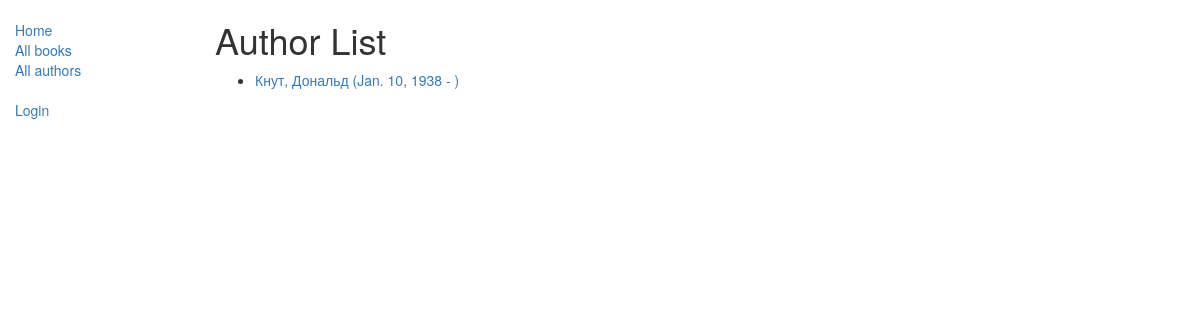
The app's page /catalog/authors/, older data.
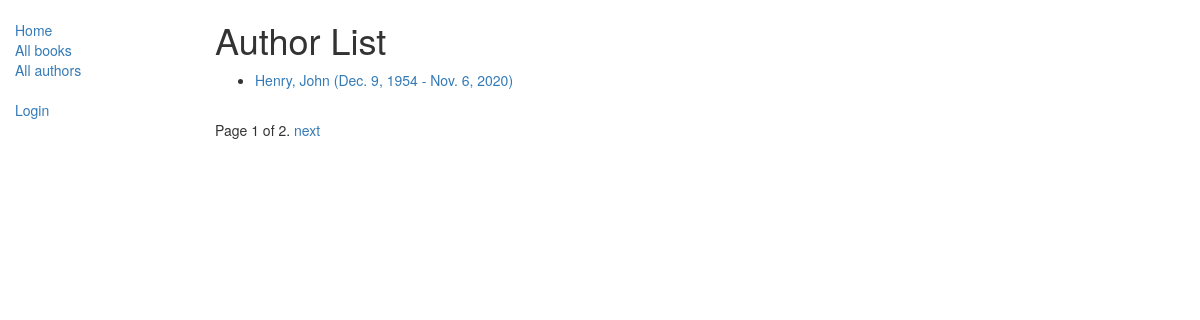
The same page, newer data.
### catalog/models.py (models this page shows)
class Author(models.Model):
    first_name = models.CharField(max_length=100)
    last_name = models.CharField(max_length=100)
    date_of_birth = models.DateField(null=True, blank=True)
    date_of_death = models.DateField('died', null=True, blank=True)
    class Meta:
        ordering = ['last_name', 'first_name']
    def get_absolute_url(self):
        return reverse('author-detail', args=[str(self.id)])
    def __str__(self):
        return '%s, %s' % (self.last_name, self.first_name)

### catalog/views.py (the view)
# urls.py: path('authors/', views.AuthorListView.as_view(), name='authors'),
class AuthorListView(generic.ListView):
    model = Author
    paginate_by = 1

### catalog/templates/catalog/author_list.html
{% extends "base_generic.html" %}
{% block content %}
<h1>Author List</h1>
{% if author_list %}
<ul>
    {% for author in author_list %}
    <li>
        <a href="{{ author.get_absolute_url }}">
            {{ author }} ({{author.date_of_birth}} - {% if author.date_of_death %}{{author.date_of_death}}{% endif %})
        </a>
    </li>
    {% endfor %}
</ul>
{% else %}
<p>There are no authors available.</p>
{% endif %}
{% endblock %}

### catalog/templates/base_generic.html (shortened to what this page needs)
<!DOCTYPE html>
<html lang="en">
<head>
    <link rel="stylesheet" href="https://maxcdn.bootstrapcdn.com/bootstrap/3.3.7/css/bootstrap.min.css">
    {% load static %}
    <link rel="stylesheet" href="{% static 'css/styles.css' %}">
</head>
<body>
<div class="container-fluid">
    <div class="row">
        <div class="col-sm-2">
            <ul class="sidebar-nav">
                <li><a href="{% url 'index' %}">Home</a></li>
                <li><a href="{% url 'books' %}">All books</a></li>
                <li><a href="{% url 'authors' %}">All authors</a></li>
            </ul>
            <ul class="sidebar-nav">
                {% if user.is_authenticated %}
                <li>User: {{ user.get_username }}</li>
                <li><a href="{% url 'my-borrowed' %}">My Borrowed</a></li>
                <li><a href="{% url 'logout'%}?next={{request.path}}">Logout</a></li>
                {% else %}
                <li><a href="{% url 'login'%}?next={{request.path}}">Login</a></li>
                {% endif %}
            </ul>
        </div>
        <div class="col-sm-10 ">
            {% block content %}{% endblock %}
            {% block pagination %}
            {% if is_paginated %}
            <div class="pagination">
            <span class="page-links">
                <span class="page-current">
                    Page {{ page_obj.number }} of {{ page_obj.paginator.num_pages }}.
                </span>
                {% if page_obj.has_next %}
                    <a href="{{ request.path }}?page={{ page_obj.next_page_number }}">next</a>
                {% endif %}
            </span>
            </div>
            {% endif %}
            {% endblock %}
        </div>
    </div>
</div>
</body>
</html>

### catalog/static/css/styles.css (style rules this page uses)
.sidebar-nav { margin-top: 20px; padding: 0; list-style: none; }

Row changes from the older to the newer data that the page shows:
no longer on this page (row unchanged): Author: last_name+first_name "Кнут, Дональд", date_of_birth "Jan. 10, 1938"
added Author: last_name+first_name "Henry, John", date_of_birth "Dec. 9, 1954", date_of_death "Nov. 6, 2020"
Text that changed along with them:
{{ page_obj.number }}: (not shown) → "1"
{{ page_obj.paginator.num_pages }}: (not shown) → "2"
text now shown: "Page of . next"
